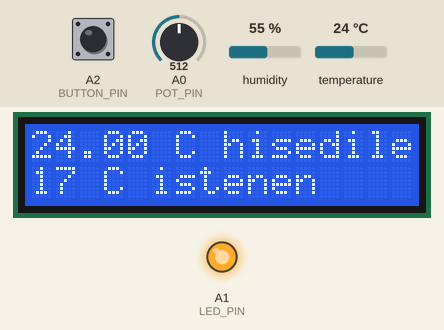
A sketch run on a simulated Arduino Uno, built with avr-gcc and run on an emulated ATmega328P. Parts: 16×2 character LCD, output pins drawn as LEDs (lit = HIGH). The test bench sets the inputs (shaded band); at power-on: A0 (POT_PIN) = 512, temperature 24 °C, A2 (BUTTON_PIN) LOW, humidity 55 %. No radio packets arrive unless stated; what the sketch prints to the serial monitor is not drawn.

Above: at 1.2 s.
1.3 s: A0 (POT_PIN) set to 6
At 8.7 s:
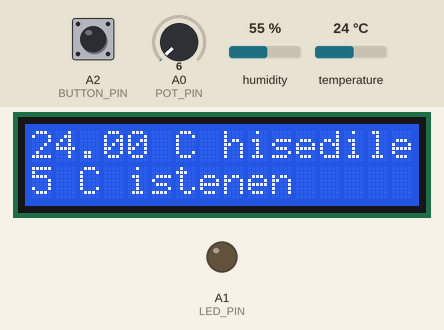
8.9 s: A0 (POT_PIN) set to 3
10.4 s: temperature set to 4 °C
13.8 s: A2 (BUTTON_PIN) pulled HIGH for 0.15 s
At 15.1 s:
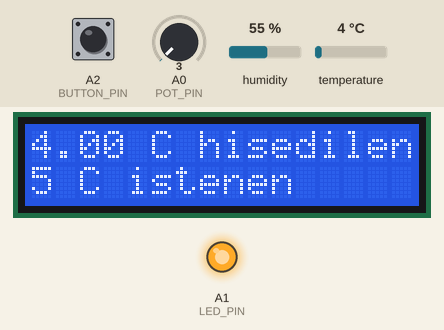
18.4 s: A2 (BUTTON_PIN) pulled HIGH for 3.2 s
At 25.8 s:
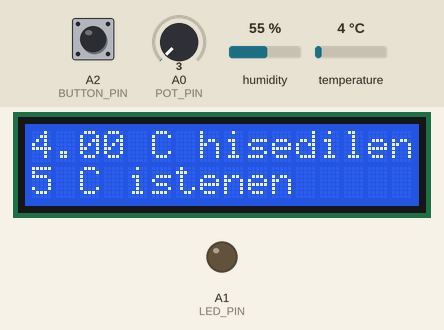
26.1 s: A0 (POT_PIN) set to 122
At 27.2 s:
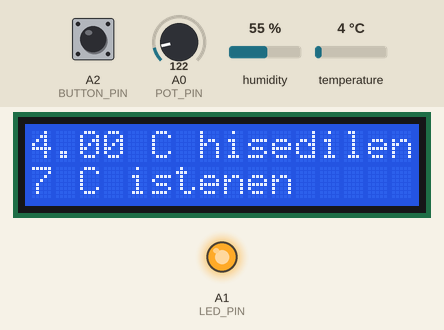
Timing chart, 0 to 34.7 s (numbered marks = the images above; inputs shaded):
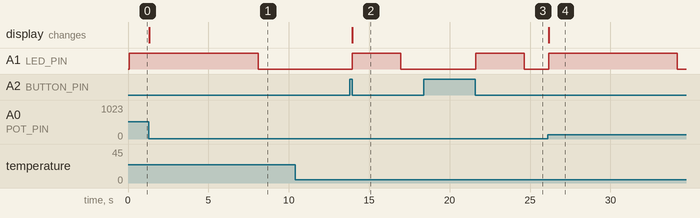

Measured:
- after the input at 1.3 s, the display: changes at once (image 1)
- after the input at 8.9 s, every drawn part: stays the same
- after the input at 10.4 s, every drawn part: stays the same
- after the input at 13.8 s, A1 (LED_PIN): LOW → HIGH after 0.15 s, → LOW 3.0 s later; the display: changes after 0.16 s (image 2)
- after the input at 18.4 s, A1 (LED_PIN): LOW → HIGH after 3.2 s, → LOW 3.0 s later
- after the input at 26.1 s, A1 (LED_PIN): LOW → HIGH after 0.06 s, → LOW 8.0 s later; the display: changes after 0.07 s (image 4)

The sketch:

room.ino
```cpp
#include <RF24.h>
#include <RF24_config.h>
#include <nRF24L01.h>
#include <LiquidCrystal.h>
#include <SPI.h>
#include "DHT.h"

//defining DHT11 variables
#define DHT_TYPE DHT11
#define DHT_PIN A3
//defining nRF24L01 pins
#define CE_PIN 9
#define CS_PIN 10
//defining lcd pins
#define RS 2
#define EN 3
#define D4 4
#define D5 5
#define D6 6
#define D7 7
#define LED_PIN A1
#define BUTTON_PIN A2
#define POT_PIN A0

#define LIGHT_TIME 3000
#define TEMP_TOLERANCE 2
#define POT_TOLERANCE 5
#define MAX_TEMP 30
#define MIN_TEMP 5
#define RF_SEND_TIMES 2

const uint64_t code = 0xE8E9F0F0E1LL;
unsigned int targetTemp = 10;
unsigned int prePot;
unsigned int newPot;
float currentTemp;
bool burned = false;

DHT dht(DHT_PIN, DHT_TYPE);
RF24 radio(CE_PIN, CS_PIN);
LiquidCrystal lcd(RS, EN, D4, D5, D6, D7);


void setup() {
  pinMode(LED_PIN, OUTPUT);
  pinMode(BUTTON_PIN, INPUT);

  Serial.begin(9600);
  lcd.begin(16, 2);
  dht.begin();
  radio.begin();
  radio.openWritingPipe(code);
  radio.stopListening();

}

void loop() {
  newPot = analogRead(POT_PIN);
  currentTemp = dht.readTemperature();
  Serial.print("Current temperature: ");
  Serial.println(currentTemp);
  if((newPot <= (prePot - POT_TOLERANCE)) || (newPot >= (prePot + POT_TOLERANCE))){
    Serial.println("Pot changed");
    prePot = potChanged();
  }
  if(digitalRead(BUTTON_PIN) == HIGH){
    Serial.println("----------LED on");
    lightOn();
  }
  if((currentTemp < targetTemp) && (!burned)){
    burnItUp();
    burned = true;
  }
  else if((currentTemp >= targetTemp) && (burned)){
    stopTheFire();
    burned = false;
  }

  delay(100);
}

void printMenu(float currentTemp, unsigned int targetTemp){
  lcd.clear();
  lcd.print(currentTemp);
  lcd.print(" C hisedilen");
  lcd.setCursor(0, 1);
  lcd.print(targetTemp);
  lcd.print(" C istenen");
}

unsigned int potChanged(){
  unsigned int potValue;
  unsigned long startTime = millis();
  float currentTemp = dht.readTemperature();
  digitalWrite(LED_PIN, HIGH);
  Serial.println("----------LED on");
  while((digitalRead(BUTTON_PIN) == LOW) && ((millis() - startTime) < 8000)){
    potValue = analogRead(POT_PIN);
    if((potValue <= (prePot - POT_TOLERANCE)) || (potValue >= (prePot + POT_TOLERANCE))){
      prePot = potValue;
      potValue = analogRead(POT_PIN);
      targetTemp = map(potValue, 0, 1023, MIN_TEMP, MAX_TEMP);
      printMenu(currentTemp, targetTemp);
    }
  }
  digitalWrite(LED_PIN, LOW);
  while(digitalRead(BUTTON_PIN) == HIGH){}
  return potValue;
}

void burnItUp(){
  unsigned int state = 2;
  for(int i = 0; i < RF_SEND_TIMES; i++)
    radio.write(&state, sizeof(state));
  Serial.println("Make it hot!");
  delay(100);
}

void stopTheFire(){
  unsigned int state = 1;
  for(int i = 0; i < RF_SEND_TIMES; i++)
    radio.write(&state, sizeof(state));
  Serial.println("Stop it please.");
  delay(100);
}

void lightOn(){
  while(digitalRead(BUTTON_PIN) == HIGH){}
  float currentTemp = dht.readTemperature();
  digitalWrite(LED_PIN, HIGH);
  printMenu(currentTemp, targetTemp);
  delay(LIGHT_TIME);
  digitalWrite(LED_PIN, LOW);
}
```
